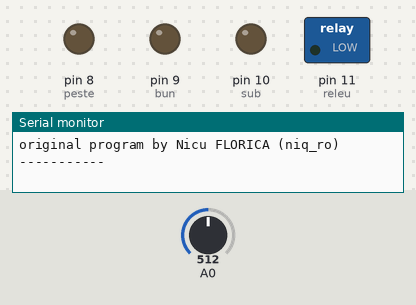
Bench run of a sketch on a simulated Arduino Uno, built with avr-gcc and run on an emulated ATmega328P. On the bench: switched loads named in the sketch (green lamp = pin HIGH), output pins drawn as LEDs (lit = HIGH), the last lines printed to the serial monitor. The test bench sets the inputs (shaded band); at power-on: A0 = 512.

Above: at 3.2 s.
3.3 s: A0 set to 448
At 5.2 s:
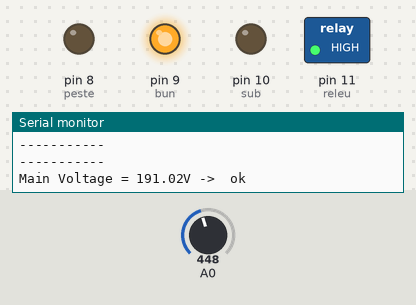
5.5 s: A0 set to 429
At 8.7 s:
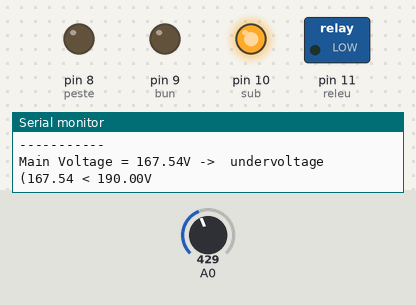
Timing chart, 0 to 10.2 s (numbered marks = the images above; inputs shaded):
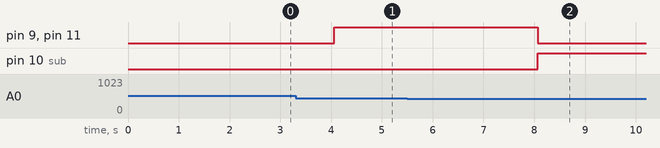

The sketch:

main-supply-relay.ino
```cpp
// main voltmeter on TM1637 LED display by niq_ro from http://www.tehnic.go.ro
// & http://arduinotehniq.com/
// ver.0 - base schetch for see main voltage
// ver.1, change TM1637 pins, put 3 leds for state (under, ok, overvoltage)
// ver.1a1 - eject TM1637 display, display on Serial monitor

#define sub 10    // pin for undervoltage led
#define bun 9     // pin for ok voltage led
#define peste 8   // pin for overvoltage led
#define releu 11  // pin for relay

float R1 = 1.0;   // resistor from GND to pin A1
float R2 = 22.0;  // resisitor from A1 to measure voltage
float voltage, voltagetr, vtot;
int vs, vsm, vm, vu;
float trafo = 20;
float ud = 0.65;
float uref = 1.1;
float u1, u0;
//float cor = 0.95;
float cor = 1.05;

float under = 190.0;  // under voltage value
float over = 250.0;   // over voltage value

int timplung = 10000; // time (ms) for over and undervoltage
int timpscurt = 2000; // time(ms) for ok voltage

void setup(){
 Serial.begin(9600);

 pinMode(A0, INPUT);
 pinMode(sub, OUTPUT);
 pinMode(bun, OUTPUT);
 pinMode(peste, OUTPUT);
 pinMode(releu, OUTPUT);

 digitalWrite(sub, LOW);
 digitalWrite(bun, LOW);
 digitalWrite(peste, LOW);
 digitalWrite(releu, LOW);

analogReference(INTERNAL); // use AREF for reference voltage

vtot = 0;
Serial.println();
Serial.println("-----------");
Serial.println("Under & overvoltage relay for AC main power supply");
Serial.println("original program by Nicu FLORICA (niq_ro)");
Serial.println("-----------");
delay(2000);
}//end "setup()"


void loop(){     //Start of Program

for (byte i=0; i < 10; i++){
voltagetr = analogRead(A0);  // read voltage steps (0..1023)
vtot = vtot + voltagetr;
delay(200);
}

voltagetr = vtot/10;
u1 = voltagetr*(R1+R2)*uref/R1;
u1 = u1/1024;
u0 = (u1 + ud)/1.41;
voltage = cor*u0*trafo;
vtot = 0;

Serial.println("-----------");
Serial.print("Main Voltage = ");
Serial.print(voltage);
Serial.print("V -> ");


if (voltage <= under)  // undervoltage
{
Serial.print(" undervoltage (");
Serial.print(voltage);
Serial.print(" < ");
Serial.print(under);
Serial.println("V");
digitalWrite(sub, HIGH);
digitalWrite(bun, LOW);
digitalWrite(peste, LOW);
digitalWrite(releu, LOW);
delay(timplung);
}
if (voltage >= over)  // overvoltage
{
Serial.print(" overvoltage (");
Serial.print(voltage);
Serial.print(" > ");
Serial.print(over);
Serial.println("V");
digitalWrite(sub, LOW);
digitalWrite(bun, LOW);
digitalWrite(peste, HIGH);
digitalWrite(releu, LOW);
delay(timplung);
}
if ((voltage > under) && (voltage < over))
{
Serial.println(" ok");
digitalWrite(sub, LOW);
digitalWrite(bun, HIGH);
digitalWrite(peste, LOW);
digitalWrite(releu, HIGH);
delay (timpscurt);
}

}// end loop()
```

Measured:
- the behaviour switches between 439 and 438 on A0 (found by bisection; images 1 and 2)
